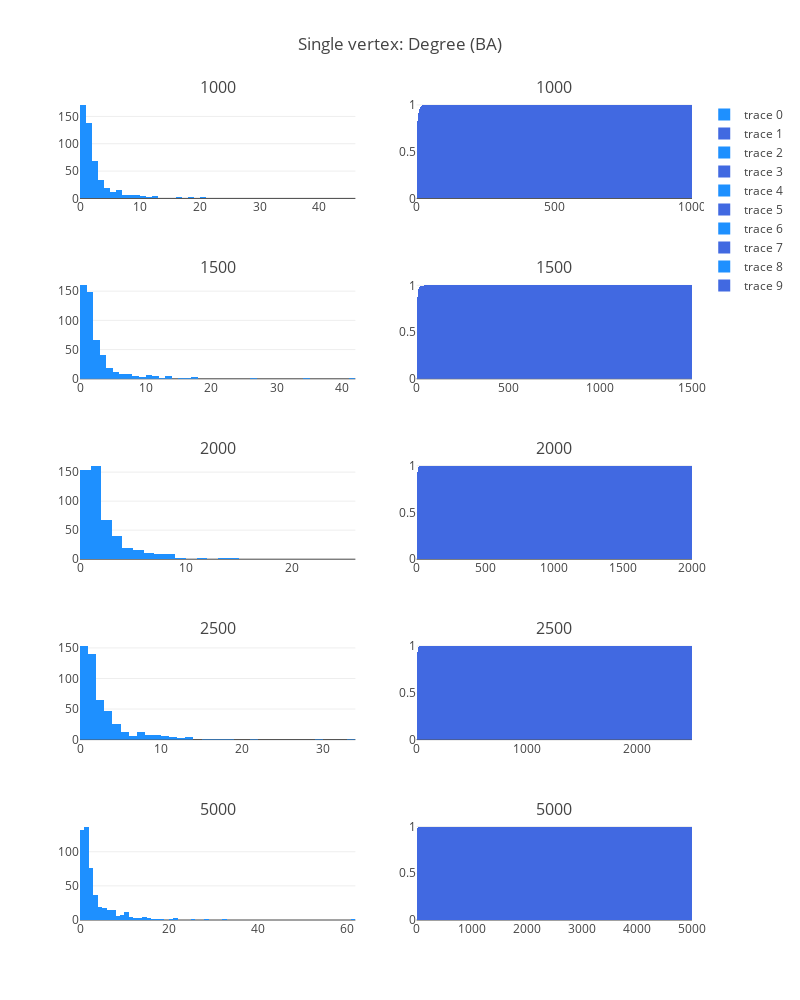

Source (notebook cell):
### Code cell
fig['layout'].update(height=1000, width=800, title='Single vertex: Degree (BA)')
iplot(fig, filename='simple-subplot')

### Figure 1 — Plotly figure (JSON) as saved in the notebook; plotly's stock layout.template omitted (floating-point values rounded to 4 significant figures; data arrays with more than 128 entries replaced by an {"elided": "..."} marker saying what was removed)
{"data": [{"marker": {"color": "dodgerblue"}, "type": "histogram", "x": {"elided": "500 int values"}, "xaxis": "x1", "xbins": {"end": 1000, "size": 1, "start": 0}, "yaxis": "y1"}, {"cumulative": {"enabled": true}, "histnorm": "probability", "marker": {"color": "royalblue"}, "type": "histogram", "x": {"elided": "500 int values"}, "xaxis": "x2", "xbins": {"end": 1000, "size": 1, "start": 0}, "yaxis": "y2"}, {"marker": {"color": "dodgerblue"}, "type": "histogram", "x": {"elided": "500 int values"}, "xaxis": "x3", "xbins": {"end": 1500, "size": 1, "start": 0}, "yaxis": "y3"}, {"cumulative": {"enabled": true}, "histnorm": "probability", "marker": {"color": "royalblue"}, "type": "histogram", "x": {"elided": "500 int values"}, "xaxis": "x4", "xbins": {"end": 1500, "size": 1, "start": 0}, "yaxis": "y4"}, {"marker": {"color": "dodgerblue"}, "type": "histogram", "x": {"elided": "500 int values"}, "xaxis": "x5", "xbins": {"end": 2000, "size": 1, "start": 0}, "yaxis": "y5"}, {"cumulative": {"enabled": true}, "histnorm": "probability", "marker": {"color": "royalblue"}, "type": "histogram", "x": {"elided": "500 int values"}, "xaxis": "x6", "xbins": {"end": 2000, "size": 1, "start": 0}, "yaxis": "y6"}, {"marker": {"color": "dodgerblue"}, "type": "histogram", "x": {"elided": "500 int values"}, "xaxis": "x7", "xbins": {"end": 2500, "size": 1, "start": 0}, "yaxis": "y7"}, {"cumulative": {"enabled": true}, "histnorm": "probability", "marker": {"color": "royalblue"}, "type": "histogram", "x": {"elided": "500 int values"}, "xaxis": "x8", "xbins": {"end": 2500, "size": 1, "start": 0}, "yaxis": "y8"}, {"marker": {"color": "dodgerblue"}, "type": "histogram", "x": {"elided": "500 int values"}, "xaxis": "x9", "xbins": {"end": 5000, "size": 1, "start": 0}, "yaxis": "y9"}, {"cumulative": {"enabled": true}, "histnorm": "probability", "marker": {"color": "royalblue"}, "type": "histogram", "x": {"elided": "500 int values"}, "xaxis": "x10", "xbins": {"end": 5000, "size": 1, "start": 0}, "yaxis": "y10"}], "layout": {"annotations": [{"font": {"size": 16}, "showarrow": false, "text": "1000", "x": 0.225, "xanchor": "center", "xref": "paper", "y": 1, "yanchor": "bottom", "yref": "paper"}, {"font": {"size": 16}, "showarrow": false, "text": "1000", "x": 0.775, "xanchor": "center", "xref": "paper", "y": 1, "yanchor": "bottom", "yref": "paper"}, {"font": {"size": 16}, "showarrow": false, "text": "1500", "x": 0.225, "xanchor": "center", "xref": "paper", "y": 0.78, "yanchor": "bottom", "yref": "paper"}, {"font": {"size": 16}, "showarrow": false, "text": "1500", "x": 0.775, "xanchor": "center", "xref": "paper", "y": 0.78, "yanchor": "bottom", "yref": "paper"}, {"font": {"size": 16}, "showarrow": false, "text": "2000", "x": 0.225, "xanchor": "center", "xref": "paper", "y": 0.56, "yanchor": "bottom", "yref": "paper"}, {"font": {"size": 16}, "showarrow": false, "text": "2000", "x": 0.775, "xanchor": "center", "xref": "paper", "y": 0.56, "yanchor": "bottom", "yref": "paper"}, {"font": {"size": 16}, "showarrow": false, "text": "2500", "x": 0.225, "xanchor": "center", "xref": "paper", "y": 0.34, "yanchor": "bottom", "yref": "paper"}, {"font": {"size": 16}, "showarrow": false, "text": "2500", "x": 0.775, "xanchor": "center", "xref": "paper", "y": 0.34, "yanchor": "bottom", "yref": "paper"}, {"font": {"size": 16}, "showarrow": false, "text": "5000", "x": 0.225, "xanchor": "center", "xref": "paper", "y": 0.12, "yanchor": "bottom", "yref": "paper"}, {"font": {"size": 16}, "showarrow": false, "text": "5000", "x": 0.775, "xanchor": "center", "xref": "paper", "y": 0.12, "yanchor": "bottom", "yref": "paper"}], "height": 1000, "title": "Single vertex: Degree (BA)", "width": 800, "xaxis1": {"anchor": "y1", "domain": [0, 0.45]}, "xaxis10": {"anchor": "y10", "domain": [0.55, 1]}, "xaxis2": {"anchor": "y2", "domain": [0.55, 1]}, "xaxis3": {"anchor": "y3", "domain": [0, 0.45]}, "xaxis4": {"anchor": "y4", "domain": [0.55, 1]}, "xaxis5": {"anchor": "y5", "domain": [0, 0.45]}, "xaxis6": {"anchor": "y6", "domain": [0.55, 1]}, "xaxis7": {"anchor": "y7", "domain": [0, 0.45]}, "xaxis8": {"anchor": "y8", "domain": [0.55, 1]}, "xaxis9": {"anchor": "y9", "domain": [0, 0.45]}, "yaxis1": {"anchor": "x1", "domain": [0.88, 1]}, "yaxis10": {"anchor": "x10", "domain": [0, 0.12]}, "yaxis2": {"anchor": "x2", "domain": [0.88, 1]}, "yaxis3": {"anchor": "x3", "domain": [0.66, 0.78]}, "yaxis4": {"anchor": "x4", "domain": [0.66, 0.78]}, "yaxis5": {"anchor": "x5", "domain": [0.44, 0.56]}, "yaxis6": {"anchor": "x6", "domain": [0.44, 0.56]}, "yaxis7": {"anchor": "x7", "domain": [0.22, 0.34]}, "yaxis8": {"anchor": "x8", "domain": [0.22, 0.34]}, "yaxis9": {"anchor": "x9", "domain": [0, 0.12]}}}
